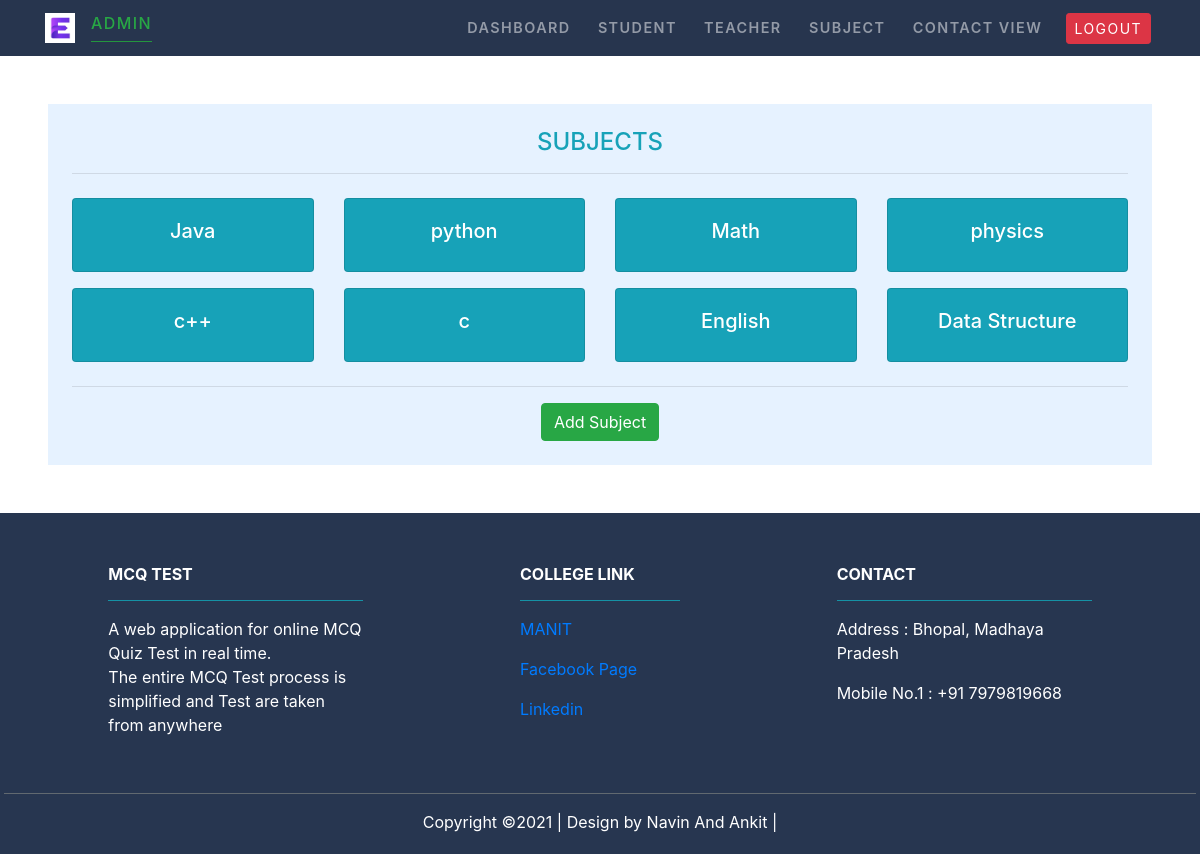
Page /Adminsubject/ on the committed database.
### MCQ_Test/models.py (models this page shows, shortened)
class Subject(models.Model):
   subject = models.CharField(max_length=50)

### MCQ_Test/views.py (the view)
# urls.py: path('Adminsubject/', views.admin_subject,name="adminsubject"),
def admin_subject(request):
    sub=Subject.objects.all()
    return render(request,'MCQ_Test/adminsubject.html',{'sub':sub})

### MCQ_Test/templates/MCQ_Test/adminsubject.html
{% extends 'MCQ_Test/adminbase.html' %}
{% load static %}
{% block content %}
<div class="p-5">
<div class="container p-4" style=" background-color:#e6f2ff">
    <div class="row">
        <div class="col-md-12 text-center text-info">
            <h4>SUBJECTS</h4>
            <hr>
        </div>
        {% if sub %}
            {%for s in sub%}
        <div class="col-md-3 py-2">
            <div href="" class="card text-white text-center bg-info ">
                <div class="card-body">
                    <h5 >{{s.subject}}</h5>
                </div>
            </div>
        </div>
                {%endfor%}
        {% endif%}
    </div>
    <hr>
    <div class="text-center">
    <a href="{% url 'addsubject' %}" class="btn btn-success">Add Subject</a>
    </div>
 </div>
 </div>
{% endblock content %}

### rows in the picture
Subject: subject "Java"
Subject: subject "python"
Subject: subject "Math"
Subject: subject "physics"
Subject: subject "c++"
Subject: subject "c"
Subject: subject "English"
Subject: subject "Data Structure"
